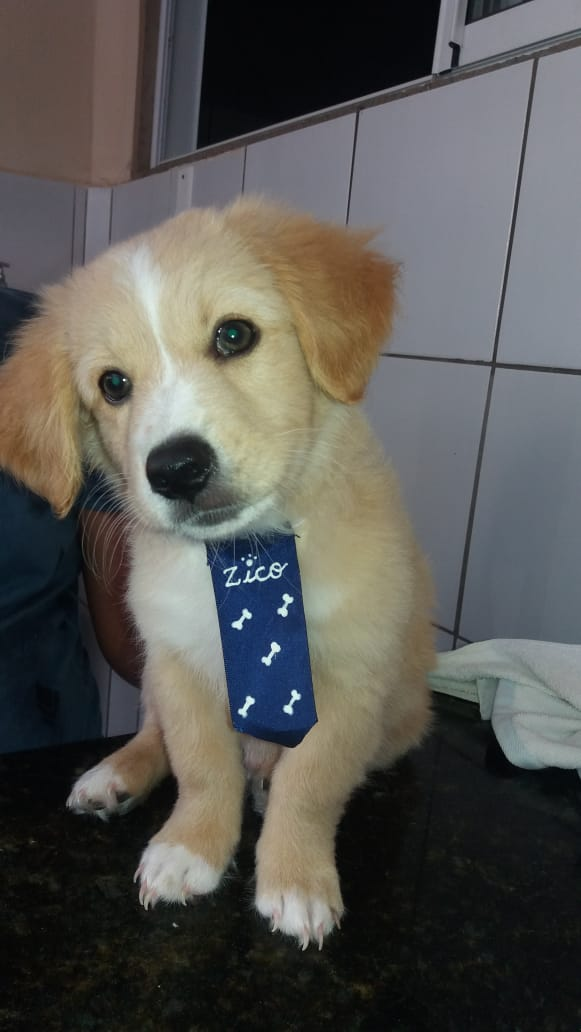
#> input picture app/segmentation/imagens/cachorro_de_gravata.jpg, 581 x 1032 px
$ python -i clustering.py   (imports and definitions only)
#> lines starting #> are read from the running program, lines starting #| are printed output that depends on the picture
import cv2
import numpy as np
import os
from flask import current_app

def kmeans(image_path, k=3, attempts=10):
    """
    Aplica segmentação de imagem usando K-Means Clustering.

    Parâmetros:
        - image_path (str): Caminho da imagem original.
        - k (int): Número de clusters para segmentação.
        - attempts (int): Número de tentativas para encontrar melhores centroides.

    Retorna:
        - Nome do arquivo segmentado.
    """
#> called with image_path = 'imagens/cachorro_de_gravata.jpg', k = 3, attempts = 10
    image = cv2.imread(image_path)
#> image is the input picture: shape (1032, 581, 3); mean B, G, R 83.5, 87.4, 88.7

    if image is None:
        return None

    # Converter a imagem para espaço de cor RGB (caso esteja em BGR)
    image = cv2.cvtColor(image, cv2.COLOR_BGR2RGB)

    # Obtém as dimensões da imagem
    h, w, c = image.shape
#> h = 1032; w = 581; c = 3

    # Transforma a imagem em um vetor de pixels (Nx3)
    pixels = image.reshape((-1, 3))  # Reshape para vetor de pixels (altura * largura, 3)
    pixels = np.float32(pixels)  # Converte para float32 (necessário para K-Means)

    # Critério de parada do K-Means: 10 iterações ou precisão de 1.0
    criteria = (cv2.TERM_CRITERIA_EPS + cv2.TERM_CRITERIA_MAX_ITER, 10, 1.0)

    # Aplica o K-Means
    _, labels, centers = cv2.kmeans(pixels, k, None, criteria, attempts, cv2.KMEANS_RANDOM_CENTERS)
#> centers = [[99.86, 93.68, 89.33], [149.9, 148.4, 139.1], [17.69, 20.42, 22.39]]

    # Converte os centroides (cores médias dos clusters) para uint8
    centers = np.uint8(centers)
#> centers = [[99, 93, 89], [149, 148, 139], [17, 20, 22]]

    # Mapeia os pixels para a cor do seu cluster correspondente
    segmented_image = centers[labels.flatten()]

    # Reformata a imagem segmentada para as dimensões originais
    segmented_image = segmented_image.reshape((h, w, c))
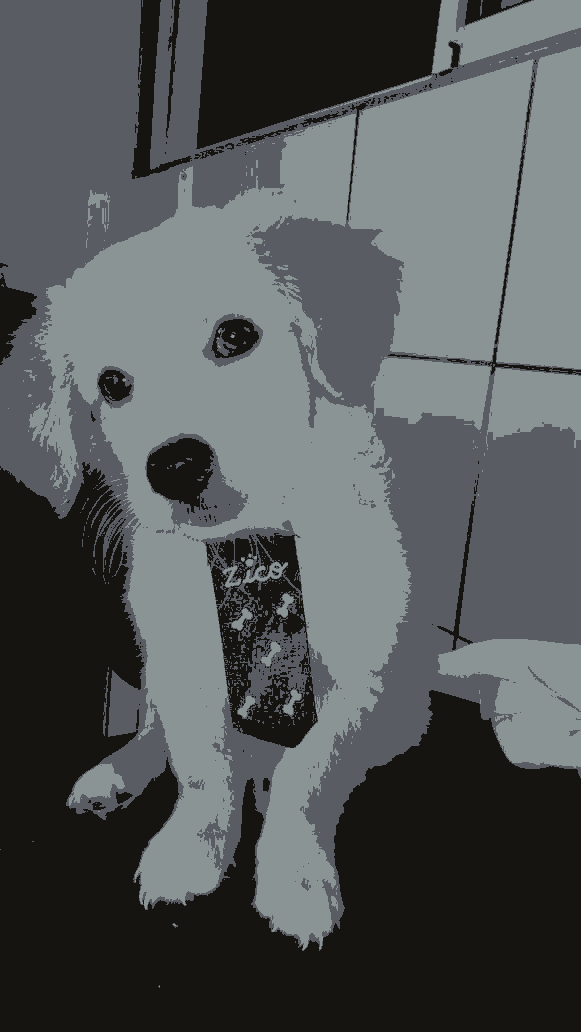
#> segmented_image: shape (1032, 581, 3); mean of channels 0, 1, 2 87.8, 86.9, 83.2; drawn as B, G, R

    # Criar a pasta para salvar os arquivos processados
    processed_folder = current_app.config['PROCESSED_FOLDER']
    os.makedirs(processed_folder, exist_ok=True)
#> (this line was passed over: flask is not available in this run)

    # Nome do arquivo segmentado
    segmented_filename = f"kmeans_{k}_clusters_{os.path.basename(image_path)}"
#> (the run stopped early here; a loop or call above may not have finished)

$ run again, on app/segmentation/imagens/cachorros.jpg
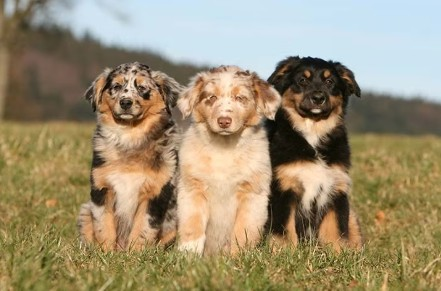
#> input picture app/segmentation/imagens/cachorros.jpg, 441 x 291 px
#> in kmeans, image is the input picture: shape (291, 441, 3); mean B, G, R 115.1, 143.8, 157.9
#> in kmeans, `_, labels, centers = cv2.kmeans(pixels, k, None, criteria, attempts, c..`: centers = [[214.9, 216, 211], [161.8, 136.4, 87.12], [83.15, 69.64, 46.18]]
#> in kmeans, `centers = np.uint8(centers)`: centers = [[214, 215, 211], [161, 136, 87], [83, 69, 46]]
#> in kmeans, `segmented_image = segmented_image.reshape((h, w, c))`:
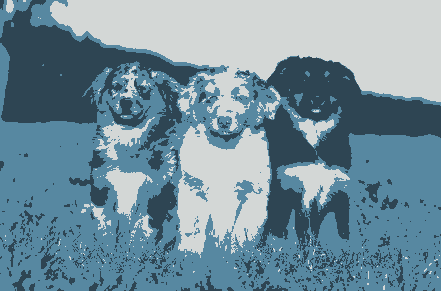
#> segmented_image: shape (291, 441, 3); mean of channels 0, 1, 2 157.3, 143.2, 115; drawn as B, G, R

$ run again, on app/segmentation/imagens/garota_e_cachorro.jpg
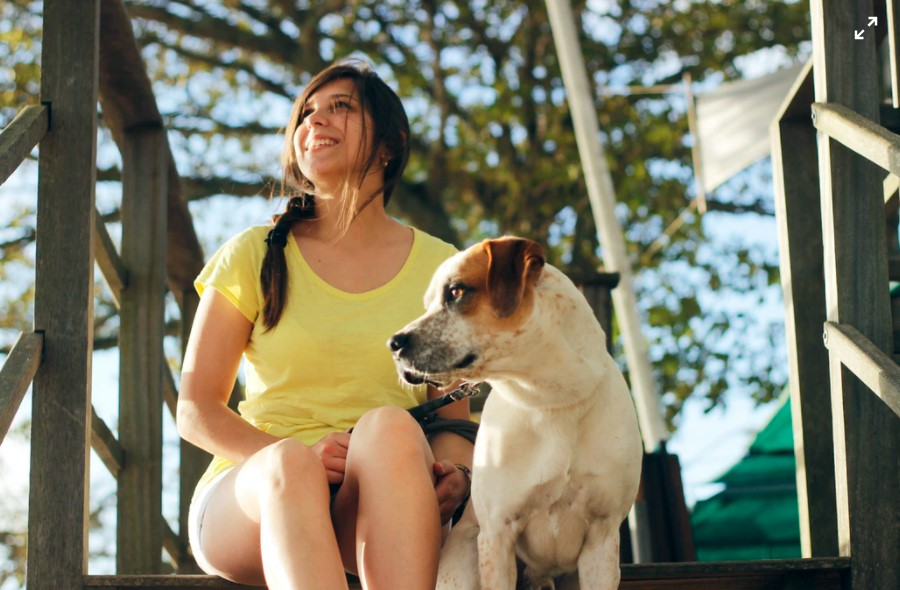
#> input picture app/segmentation/imagens/garota_e_cachorro.jpg, 900 x 590 px
#> in kmeans, image is the input picture: shape (590, 900, 3); mean B, G, R 103.3, 123.8, 126.7
#> in kmeans, `_, labels, centers = cv2.kmeans(pixels, k, None, criteria, attempts, c..`: centers = [[207.7, 218.1, 214.7], [169.3, 147.7, 108], [59.25, 62.67, 47.06]]
#> in kmeans, `centers = np.uint8(centers)`: centers = [[207, 218, 214], [169, 147, 107], [59, 62, 47]]
#> in kmeans, `segmented_image = segmented_image.reshape((h, w, c))`:
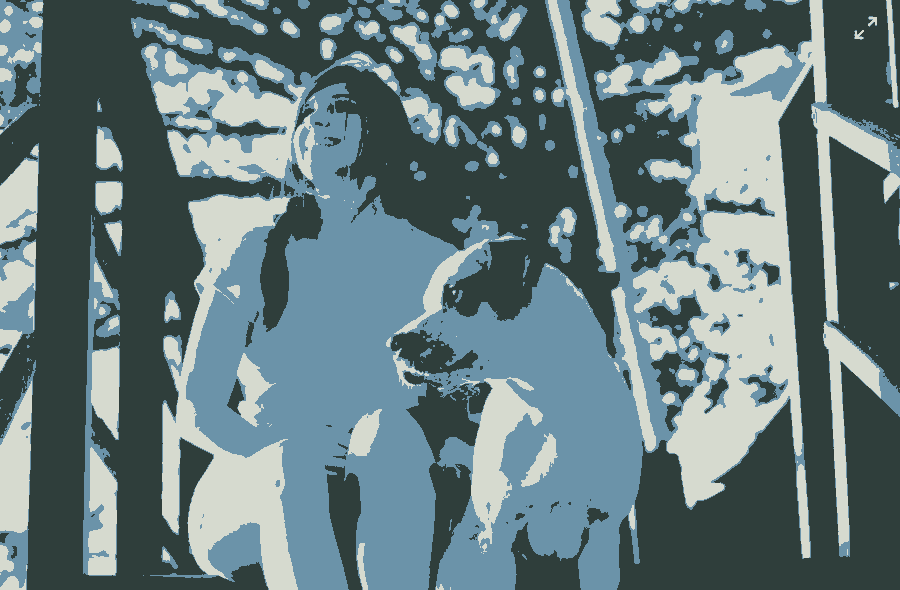
#> segmented_image: shape (590, 900, 3); mean of channels 0, 1, 2 126.3, 123.2, 102.8; drawn as B, G, R
